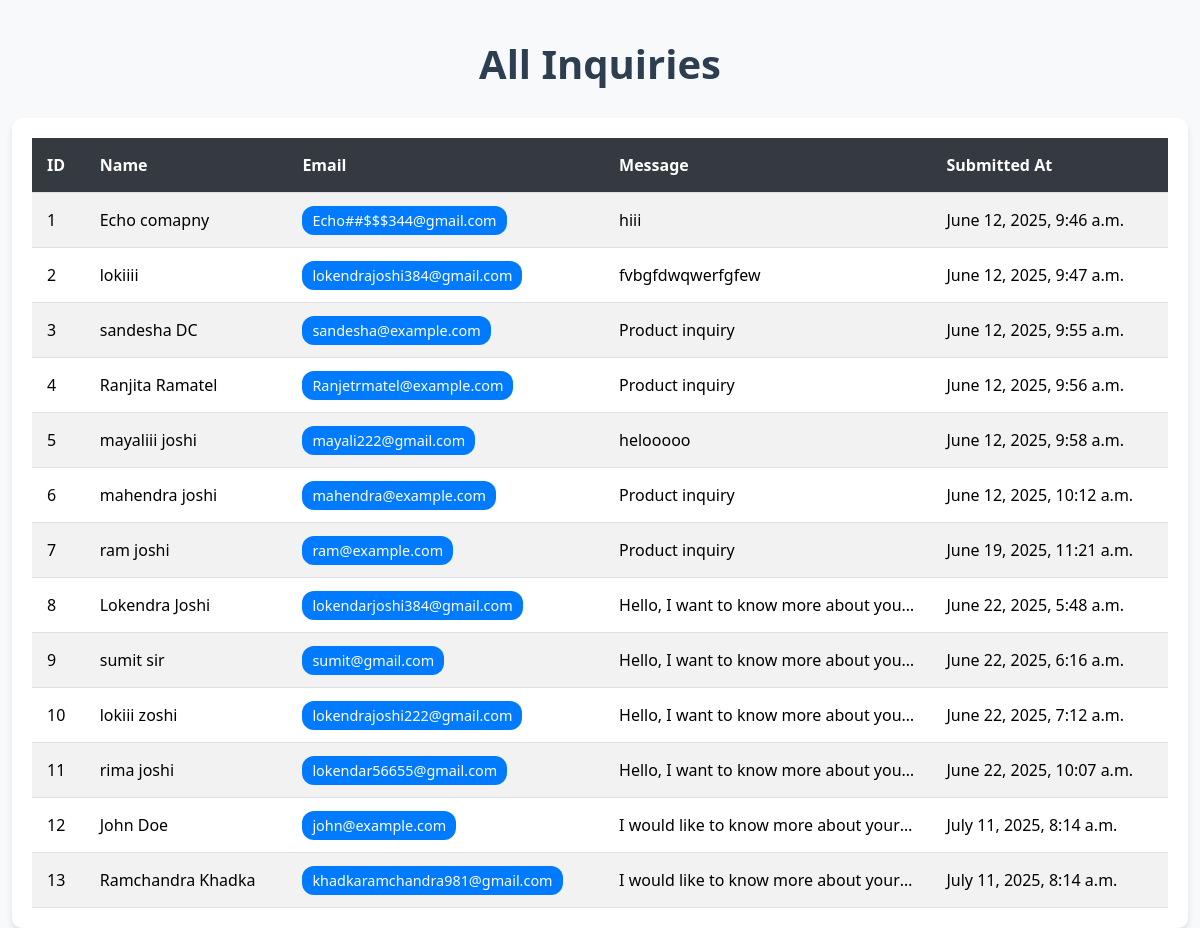
The app's page /api/receiver-list/ with its own data.
### receiver/models.py (models this page shows, shortened)
class Inquiry(models.Model):
    lead = models.ForeignKey(Lead, on_delete=models.CASCADE, related_name='inquiries')
    message = models.TextField()
    submitted_at = models.DateTimeField(auto_now_add=True)

class Lead(models.Model):
    name = models.CharField(max_length=100)
    email = models.EmailField(unique=True)
    phone = models.CharField(max_length=20, blank=True)
    created_at = models.DateTimeField(auto_now_add=True)

### receiver/views.py (the view)
# urls.py: path('receiver-list/', receiver_list, name='receiver_list'),
def receiver_list(request):
    inquiries = Inquiry.objects.all()
    return render(request, 'receiver_list.html', {'inquiries': inquiries})

### templates/receiver_list.html (shortened to what this page needs)
<!DOCTYPE html>
<html lang="en">
  <head>
    <link
      href="https://cdn.jsdelivr.net/npm/bootstrap@5.3.3/dist/css/bootstrap.min.css"
      rel="stylesheet"
    />
  </head>
  <body>
    <div class="container">
      <h1>All Inquiries</h1>
      <div class="table-container">
        <table class="table table-striped">
          <thead>
            <tr>
              <th scope="col">ID</th>
              <th scope="col">Name</th>
              <th scope="col">Email</th>
              <th scope="col">Message</th>
              <th scope="col">Submitted At</th>
            </tr>
          </thead>
          <tbody>
            {% for inquiry in inquiries %}
            <tr>
              <td>{{ inquiry.lead.id }}</td>
              <td>{{ inquiry.lead.name }}</td>
              <td><span class="badge-email">{{ inquiry.lead.email }}</span></td>
              <td class="message-cell" title="{{ inquiry.message }}">
                {{ inquiry.message }}
              </td>
              <td>{{ inquiry.submitted_at }}</td>
            </tr>
            {% endfor %}
          </tbody>
        </table>
      </div>
    </div>
  </body>
</html>

### templates/receiver_list.html (style rules this page uses)
body { background-color: #f8f9fa; font-family: "Segoe UI", Tahoma, Geneva, Verdana, sans-serif; }
.container { margin-top: 40px; max-width: 1200px; }
h1 { color: #2c3e50; text-align: center; margin-bottom: 30px; font-weight: 700; }
.table-container { background-color: #ffffff; border-radius: 10px; box-shadow: 0 4px 6px rgba(0, 0, 0, 0.1); padding: 20px; }
.table { margin-bottom: 0; }
.table thead th { background-color: #343a40; color: #ffffff; border: none; padding: 15px; font-weight: 600; }
.table tbody tr { transition: background-color 0.2s ease; }
.table td { vertical-align: middle; padding: 15px; border-top: 1px solid #dee2e6; }
.badge-email { background-color: #007bff; color: #ffffff; padding: 5px 10px; border-radius: 12px; font-size: 0.9em; }
.message-cell { max-width: 300px; white-space: nowrap; overflow: hidden; text-overflow: ellipsis; }

### records on screen
Inquiry: lead.id "1", lead.name "Echo comapny", lead.email "Echo##$$$344@gmail.com", message "hiii", submitted_at "June 12, 2025, 9:46 a.m."
Inquiry: lead.id "2", lead.name "lokiiii", lead.email "lokendrajoshi384@gmail.com", message "fvbgfdwqwerfgfew", submitted_at "June 12, 2025, 9:47 a.m."
Inquiry: lead.id "3", lead.name "sandesha DC", lead.email "sandesha@example.com", message "Product inquiry", submitted_at "June 12, 2025, 9:55 a.m."
Inquiry: lead.id "4", lead.name "Ranjita Ramatel", lead.email "Ranjetrmatel@example.com", message "Product inquiry", submitted_at "June 12, 2025, 9:56 a.m."
Inquiry: lead.id "5", lead.name "mayaliii joshi", lead.email "mayali222@gmail.com", message "helooooo", submitted_at "June 12, 2025, 9:58 a.m."
Inquiry: lead.id "6", lead.name "mahendra joshi", lead.email "mahendra@example.com", message "Product inquiry", submitted_at "June 12, 2025, 10:12 a.m."
Inquiry: lead.id "7", lead.name "ram joshi", lead.email "ram@example.com", message "Product inquiry", submitted_at "June 19, 2025, 11:21 a.m."
Inquiry: lead.id "8", lead.name "Lokendra Joshi", lead.email "lokendarjoshi384@gmail.com", message "Hello, I want to know more about you…", submitted_at "June 22, 2025, 5:48 a.m."
Inquiry: lead.id "9", lead.name "sumit sir", lead.email "sumit@gmail.com", message "Hello, I want to know more about you…", submitted_at "June 22, 2025, 6:16 a.m."
Inquiry: lead.id "10", lead.name "lokiii zoshi", lead.email "lokendrajoshi222@gmail.com", message "Hello, I want to know more about you…", submitted_at "June 22, 2025, 7:12 a.m."
Inquiry: lead.id "11", lead.name "rima joshi", lead.email "lokendar56655@gmail.com", message "Hello, I want to know more about you…", submitted_at "June 22, 2025, 10:07 a.m."
Inquiry: lead.id "12", lead.name "John Doe", lead.email "john@example.com", message "I would like to know more about your…", submitted_at "July 11, 2025, 8:14 a.m."
Inquiry: lead.id "13", lead.name "Ramchandra Khadka", lead.email "khadkaramchandra981@gmail.com", message "I would like to know more about your…", submitted_at "July 11, 2025, 8:14 a.m."
